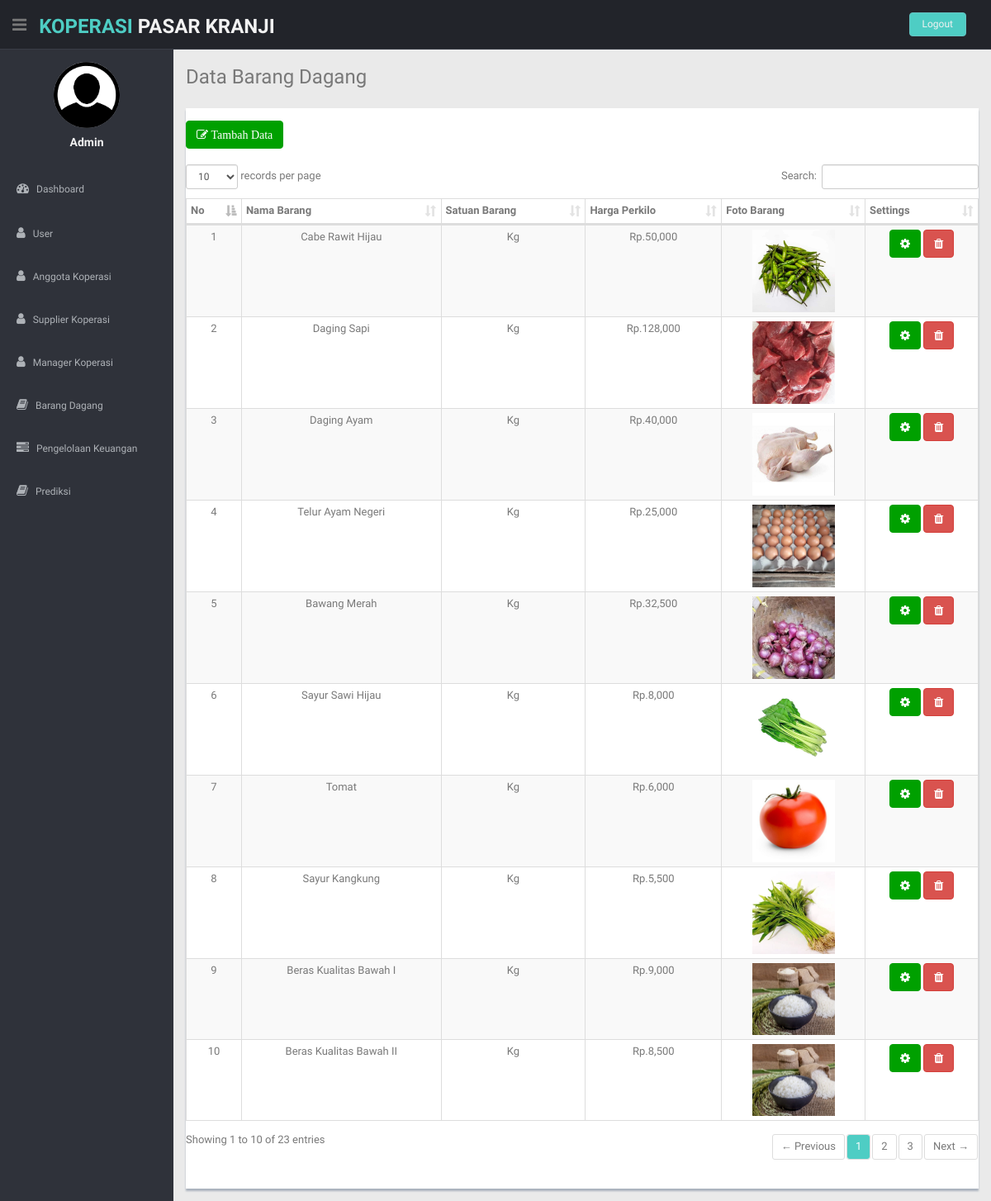
Page /index.php?halaman=barang_dagang (signed in) on the committed database.
### tables this page shows
CREATE TABLE `barang_dagang` (
  `id_barang` int(11) NOT NULL,
  `id_jenis` int(11) NOT NULL,
  `nama_barang` varchar(100) NOT NULL,
  `harga_kilo` varchar(100) NOT NULL,
  `satuan_barang` varchar(50) NOT NULL,
  `jumlah_kilo` varchar(100) NOT NULL,
  `jumlah_minimal` varchar(100) NOT NULL,
  `jumlah_maksimal` varchar(100) NOT NULL,
  `gambar_barang` varchar(100) NOT NULL
);

### halaman/barang/index_nama_barang.php (the view)
    <section id="main-content">
      <section class="wrapper">
        <h3> Data Barang Dagang</h3>
        <div class="row mt">
          <div class="col-lg-12">
            <div class="content-panel">
              <div class="float-right">
                <a href="index.php?halaman=barang_dagang&aksi=tambah" class="btn btn-theme">
                  <i class="fa fa-edit">  Tambah Data </i></a>
              </div>
                <table class="table table-bordered table-striped table-condensed" id="example1">
                <br>
                <thead align="center">
                	<tr align="center">
                	<th>No</th>
                    <th>Nama Barang</th>
                    <th>Satuan Barang</th>
                    <th>Harga Perkilo</th>
                    <th>Foto Barang</th>
                    <th>Settings</th>
                  </tr>
                </thead>
                <tbody>
                <?php
                	$nomor=1;
					$sql = $koneksi->query("SELECT *FROM barang_dagang") or die(mysqli_error());?>
				<?php while ($data = $sql->fetch_assoc()) {?>
				<tr class="gradeX" align="center">
                    <td><?php echo $nomor; ?></td>
                    <td><?php echo $data['nama_barang']; ?></td>
                    <td><?php echo $data['satuan_barang']; ?></td>
                    <td>Rp.<?php echo number_format($data['harga_kilo']); ?></td>
                    <td><img width="100px" src="assets/img/barang/<?php echo $data['gambar_barang'] ?>"></td>
                    <td>
                    	<a href="index.php?halaman=barang_dagang&aksi=edit&id=<?php echo $data['id_barang']; ?>" class="btn btn-theme"><i class="fa fa-cog"></i></a>
                    	<a href="index.php?halaman=barang_dagang&aksi=delete&id=<?php echo $data['id_barang']; ?>" class="btn btn-danger"><i class="fa fa-trash"></i></a>
                    </td>
                </tr>
                <?php
                $nomor++;
                };?>
                </tbody>
            </table>
        </div>
    </div>
</div>
</section>
</section>

### css/style.css (style rules this page uses)
body { color: #797979; background: #eaeaea; font-family: 'Ruda', sans-serif; padding: 0px !important; margin: 0px !important; font-size:13px; }
a, a:hover, a:focus { text-decoration: none; outline: none; }
.btn-theme { color: #fff; background-color: #00a000; border-color: #00a000; }
.mt { margin-top: 25px; }
#main-content { margin-left: 210px; }
.wrapper { display: inline-block; margin-top: 60px; padding-left: 15px; padding-right: 15px; padding-bottom: 15px; padding-top: 0px; width: 100%; }
.content-panel { background: #ffffff; box-shadow: 0px 3px 2px #aab2bd; padding-top: 15px; padding-bottom: 5px; }

### rows in the picture
barang_dagang: nama_barang "Cabe Rawit Hijau", satuan_barang "Kg", harga_kilo "50,000", gambar_barang (picture)
barang_dagang: nama_barang "Daging Sapi", satuan_barang "Kg", harga_kilo "128,000", gambar_barang (picture)
barang_dagang: nama_barang "Daging Ayam", satuan_barang "Kg", harga_kilo "40,000", gambar_barang (picture)
barang_dagang: nama_barang "Telur Ayam Negeri", satuan_barang "Kg", harga_kilo "25,000", gambar_barang (picture)
barang_dagang: nama_barang "Bawang Merah", satuan_barang "Kg", harga_kilo "32,500", gambar_barang (picture)
barang_dagang: nama_barang "Sayur Sawi Hijau", satuan_barang "Kg", harga_kilo "8,000", gambar_barang (picture)
barang_dagang: nama_barang "Tomat", satuan_barang "Kg", harga_kilo "6,000", gambar_barang (picture)
barang_dagang: nama_barang "Sayur Kangkung", satuan_barang "Kg", harga_kilo "5,500", gambar_barang (picture)
barang_dagang: nama_barang "Beras Kualitas Bawah I", satuan_barang "Kg", harga_kilo "9,000", gambar_barang (picture)
barang_dagang: nama_barang "Beras Kualitas Bawah II", satuan_barang "Kg", harga_kilo "8,500", gambar_barang (picture)

### other values in the picture
$_SESSION['nama'] "Admin"
